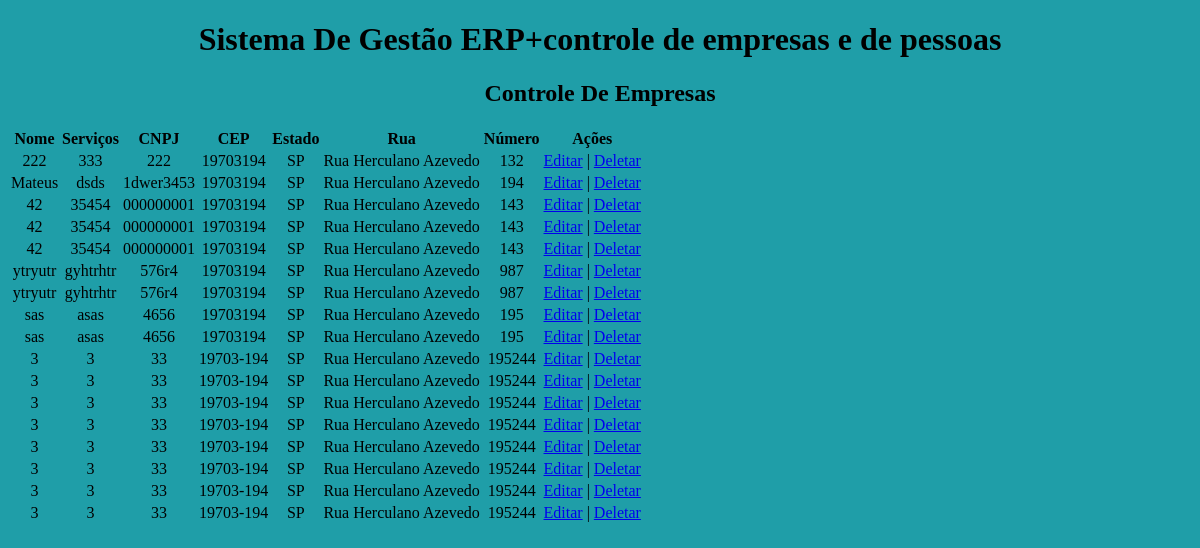
The page /php/controle_empresa.php on the database as committed earlier.
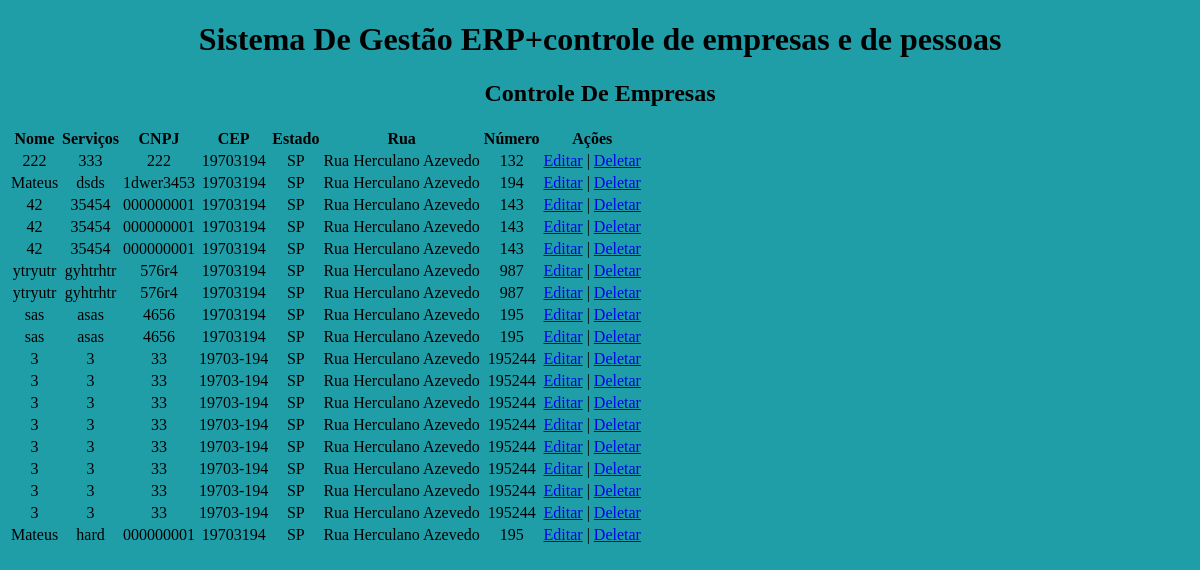
The same page on the database as committed later.
### tables this page shows
CREATE TABLE `cadastro_empresa` (
  `id_empresa` int(11) NOT NULL,
  `nome` varchar(255) NOT NULL,
  `servicos` varchar(255) NOT NULL,
  `cnpj` varchar(255) NOT NULL,
  `cep` varchar(255) NOT NULL,
  `estado` varchar(255) NOT NULL,
  `rua` varchar(255) NOT NULL,
  `numero` varchar(255) NOT NULL
);

### php/controle_empresa.php (the view, shortened to what this page needs)
<!DOCTYPE html>
<html lang="en">
<head>
    <link rel="stylesheet" href="../Css/cadastro_empresa.css">
</head>
<body>
<div class="comeco">
<h1 class="titulo"> Sistema De Gestão ERP+controle de empresas e de pessoas </h1>
      </div>
</body>
</html>
<?php
require_once 'C:\xampp\htdocs\gestao_bikes\GB\config\config.php';
echo "<h2>Controle De Empresas</h2>";
echo "<table>";
echo "<tr><th>Nome</th><th>Serviços</th><th>CNPJ</th><th>CEP</th><th>Estado</th><th>Rua</th><th>Número</th><th>Ações</th></tr>";
try {
    $stmt = $pdo->query("SELECT * FROM cadastro_empresa");
    while ($row = $stmt->fetch(PDO::FETCH_ASSOC)) {
        echo "<tr>";
        echo "<td>" . htmlspecialchars($row['nome']) . "</td>";
        echo "<td>" . htmlspecialchars($row['servicos']) . "</td>";
        echo "<td>" . htmlspecialchars($row['cnpj']) . "</td>";
        echo "<td>" . htmlspecialchars($row['cep']) . "</td>";
        echo "<td>" . htmlspecialchars($row['estado']) . "</td>";
        echo "<td>" . htmlspecialchars($row['rua']) . "</td>";
        echo "<td>" . htmlspecialchars($row['numero']) . "</td>";
        echo "<td>";
        echo "<a href='editar_empresa.php?id=" . htmlspecialchars($row['id_empresa']) . "'>Editar</a> | ";
        echo "<a href='deletar_empresa.php?id=" . htmlspecialchars($row['id_empresa']) . "' onclick='return confirm(\"Tem certeza que deseja deletar esta empresa?\")'>Deletar</a>";
        echo "</td>";
        echo "</tr>";
    }
} catch (PDOException $e) {
    echo "<p>Erro ao exibir empresas: " . $e->getMessage() . "</p>";
}
echo "</table>";
?>

### Css/cadastro_empresa.css (style rules this page uses)
body { background-color: #1f9ea8; text-align: center; }

Rows that differ between the two databases and show on the page:
added cadastro_empresa: nome "Mateus", servicos "hard", cnpj "000000001", cep "19703194", estado "SP", rua "Rua Herculano Azevedo", numero "195"
